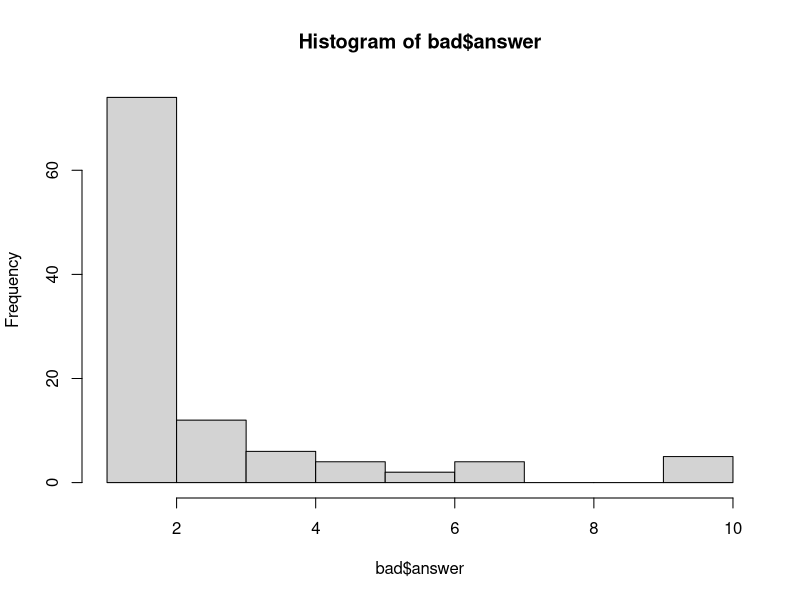
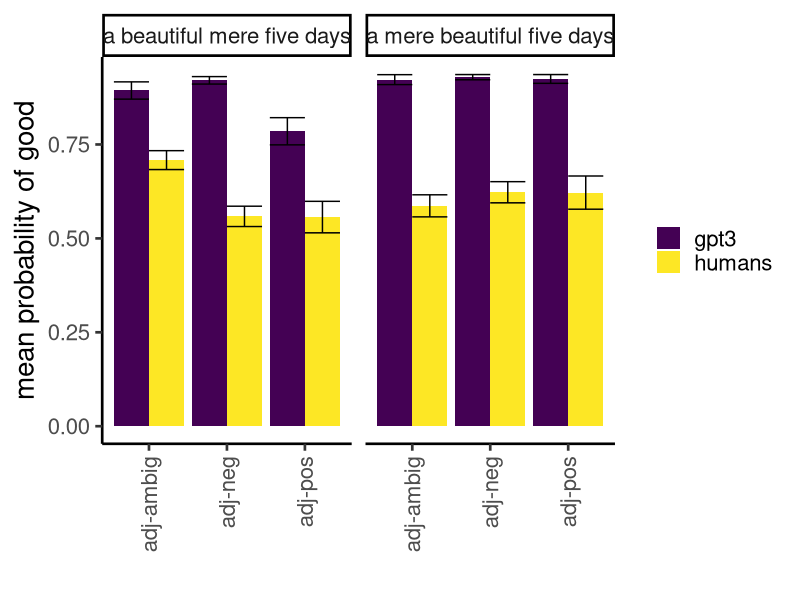
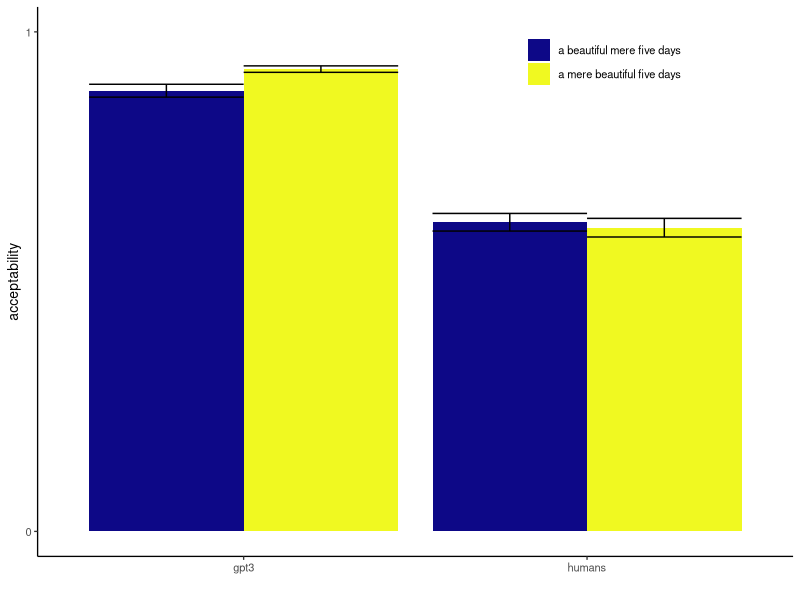
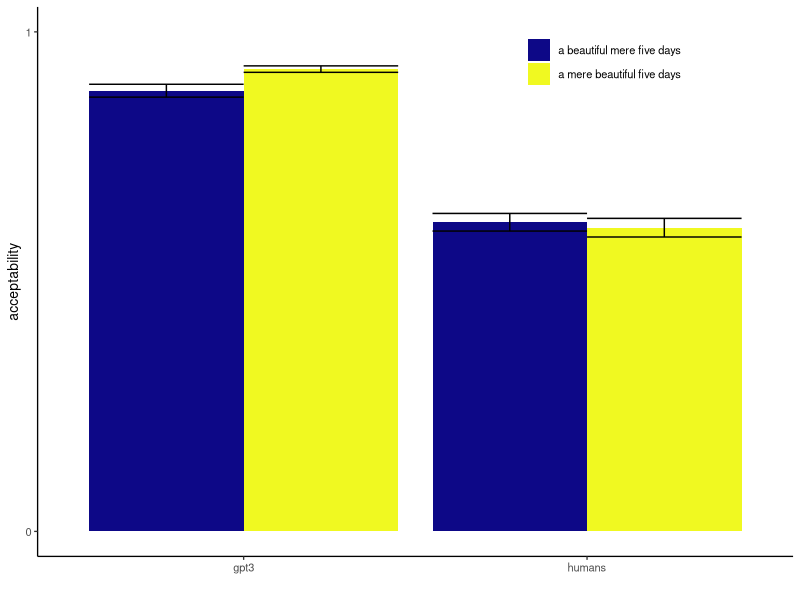

Write the R code that produced these figures, in order. (Note: this script raises an error after producing the figures.)
library(tidyverse)
library(jsonlite)
library(viridis)

# e = read.csv("mturk_data/adjorder_2022_10_06.csv")
# e$WorkerId = paste0("ordS", as.numeric(as.factor(e$WorkerId)))
# e$HITId = paste0("ordH", as.numeric(as.factor(e$HITId)))
# 
# d = select(e, HITId, WorkerId, Input.list,
#            starts_with("Input")) %>%
#   select(HITId, WorkerId, starts_with(("Input.id"))) %>%
#   gather(variable, value, -HITId, -WorkerId)
# 
# answers = e$Answer.taskAnswers %>%
#   map_df(function(z) {(fromJSON(z) %>% as.data.frame())}) %>%
#   bind_cols(select(e, HITId))
# 
# answers$English = answers$English$yes
# answers$country = answers$country$USA
# answers$onetime = answers$onetime$yes
# 
# a = gather(answers, value, answer, -onetime,  -English, -country, -HITId) %>%
#   mutate(value=gsub("howMuch_", "", value))
# 
# d = left_join(d, a)
# 
# write_csv(d, file="mturk_data/adjorder_turk.csv")

d = read_csv("mturk_data/adjorder_turk.csv")

fillers = filter(d, grepl("filler", value))
fillers$good = grepl("filler_1", fillers$value)
filler.mean = group_by(fillers, WorkerId, good) %>%
  summarise(m=mean(answer), n=n()) %>%
  spread(good, m) %>%
  mutate(diff=`TRUE` - `FALSE`)

badp = filter(filler.mean, diff < 1, n > 1) 

fillers = filter(fillers, WorkerId %in% badp$WorkerId == F)

bad = filter(fillers, value == "filler_0_3") 
hist(bad$answer)

d = filter(d, !grepl("filler", value))


d = filter(d, WorkerId %in% fillers$WorkerId)

turk = separate(d, value, into=c("adj", "num", "noun", "cond", "twoadjs", "template"), sep="-")
turk = mutate(turk, sent = case_when(cond == "sentadjorder1"~ "a beautiful mere five days",
                                     cond == "sentadjorder2"~"a mere beautiful five days")) %>%
              rename(name=sent)
              
turk = filter(turk, English == T)

length(unique(turk$WorkerId))
####################3

g = bind_rows( read_csv("gpt3_data/sents_20221004.csv"),
                 read_csv("gpt3_data/sents_20221004_2.csv")) %>%
  rename( `a beautiful mere five days`=(`goodness-sentadjorder1`),
          `a mere beautiful five days`=(`goodness-sentadjorder2`)) %>%
  select(adjclass, adj, nounclass, noun, numclass, num, template, `a beautiful mere five days`,
         `a mere beautiful five days`) %>%
  pivot_longer(cols=c(`a mere beautiful five days`, `a beautiful mere five days`)) %>%
  na.omit() 

g$template = as.character(g$template)
g.turk = right_join(g, turk)

cor(g.turk$value, g.turk$answer, method="spearman")

d.3 = select(g.turk, adjclass, name, answer, value) %>%
  mutate(answer=answer/10) %>%
  rename(gpt3=value, 
         humans=answer) %>%
  gather(variable, value, -adjclass, -name)

#%>%
d.3.sum = d.3 %>%
  group_by(adjclass, name, variable) %>%
  summarise(m=mean(value),
            n=n(),
            s=sd(value),
            l=mean(value) - 1.96 * sd(value, na.rm=T)/sqrt(n),
            u=mean(value) + 1.96 * sd(value, na.rm=T)/sqrt(n),
  )


ggplot(d.3.sum, aes(x=adjclass, y=m, fill=variable,
                group=variable, ymin=l, ymax=u)) +
  geom_bar(stat="identity", position=position_dodge(width=NULL)) +
  geom_errorbar(position=position_dodge(width=NULL)) + 
  theme_classic(20) +
  theme(#legend.position = "bottom",
    axis.text.x = element_text(angle=90, vjust=0.5, hjust=1),
    legend.title = element_blank()) + 
  xlab("") + ylab("mean probability of good") + 
  facet_grid(. ~ name) +
  scale_fill_viridis(discrete=T)

######################

d.3.2 = d.3 %>%
  group_by(name, variable) %>%
  summarise(m=mean(value),
            n=n(),
            s=sd(value),
            l=mean(value) - 1.96 * sd(value, na.rm=T)/sqrt(n),
            u=mean(value) + 1.96 * sd(value, na.rm=T)/sqrt(n),
  )


ggplot(d.3.2, aes(x=variable, y=m, fill=name,
                group=name, ymin=l, ymax=u)) +
  geom_bar(stat="identity", position=position_dodge(width=NULL)) +
  geom_errorbar(position=position_dodge(width=NULL)) + 
  theme_classic(10) +
  theme(legend.position = c(.75, .9),
    legend.title = element_blank()) + 
  xlab("") + ylab("acceptability") + 
  scale_fill_viridis(option = "C", discrete=T) +
  scale_y_continuous(breaks = c(0, 1), limits = c(0, 1))
ggsave("pngs/adjorder.png", width=4, height=2)


nrow(g.turk)

group_by(g.turk, adj, num, noun, template) %>%
  summarize(n=n())


l = lmer(value ~ name + (1|adj)  +
           (1|num) + 
           (1 |template) , 
         data=g)
summary(l)

t.stat <- function(x) fixef(x)/sqrt(diag(vcov(x)))

ls = data.frame(cbind(fixef(l), (t.stat(l)))) 
names(ls) = c("beta", "t-value")
ls$`p<.05` = ifelse(abs(ls$`t-value`) > 1.96, "*", "")


l.human = lmer(answer ~ name + (1|adj)  +
           (1|num) + 
           (1 |template) +
            (name | WorkerId), 
         data=g.turk)
summary(l.human)

t.stat <- function(x) fixef(x)/sqrt(diag(vcov(x)))

ls = data.frame(cbind(fixef(l.human), (t.stat(l.human)))) 
names(ls) = c("beta", "t-value")
ls$`p<.05` = ifelse(abs(ls$`t-value`) > 1.96, "*", "")
